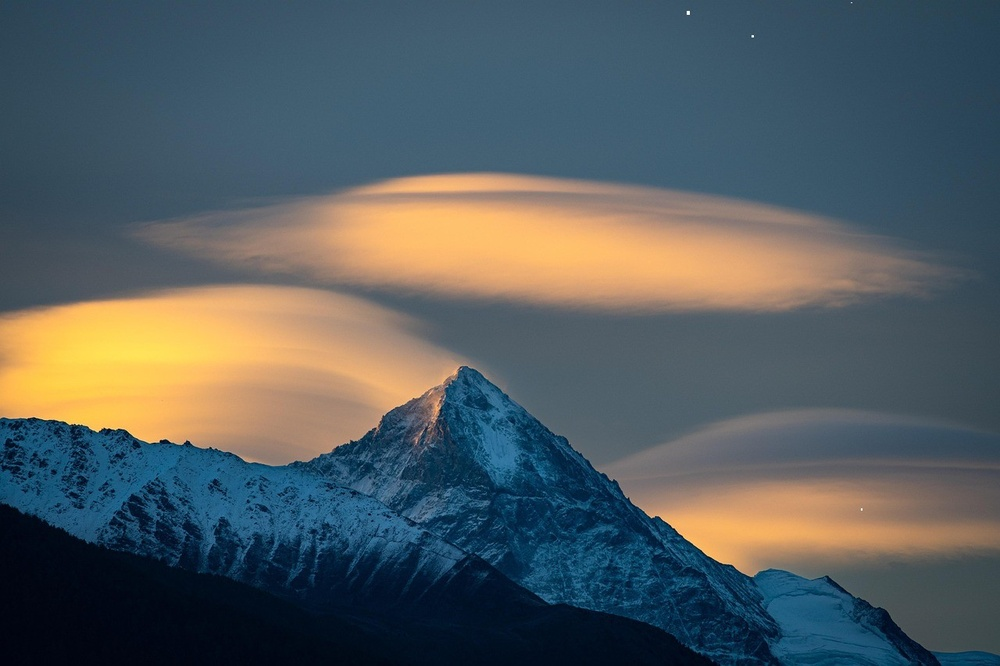
#> input picture Seminar1/1.jpeg, 1000 x 666 px, shrunk from 1280 x 853 before the run
$ python task1.py
#> lines starting #> are read from the running program, lines starting #| are printed output that depends on the picture
import numpy as np
from PIL import Image
import matplotlib
import matplotlib.pyplot as plt

matplotlib.use('TkAgg')

### image jpeg

img = Image.open('1.jpeg')
#> img is the input picture: PIL image 1000x666 RGB; mean R, G, B 83.9, 92.6, 95.4
#img.show() # not working
#plt.imshow(img)
#plt.axis('off')
#plt.show()

# shape: [height, width, channels])
img_array = np.asarray(img)
print(img_array.shape)
#| (666, 1000, 3)


### gif

gif = Image.open('Earth.gif')
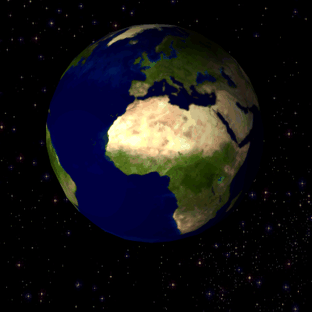
#> input picture Seminar1/Earth.gif, 312 x 312 px, shrunk from 400 x 400 before the run
#> gif is the input picture: PIL image 312x312 P; mean R, G, B 21.3, 20.8, 23

print(gif)
#| <PIL.GifImagePlugin.GifImageFile image mode=P size=312x312 at 0x7F80AB83B110>
print(gif.info)
#| {'version': b'GIF89a', 'background': 0, 'loop': 65535, 'duration': 90, 'extension': (b'NETSCAPE2.0', 795)}
print()

gif_array = np.array(gif)
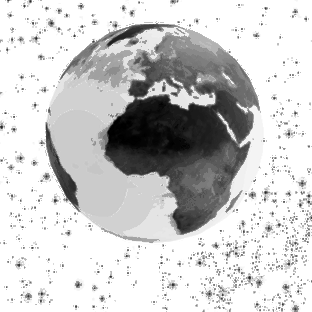
#> gif_array: shape (312, 312); min 0, max 255, mean 204.2

print("old gif:", gif_array.shape)
#| old gif: (312, 312)

if len(gif_array.shape) == 2:
    gif_array = np.stack([gif_array, gif_array, gif_array], axis=-1)
#> gif_array: shape (312, 312, 3)

print("new gif:", gif_array.shape)
#| new gif: (312, 312, 3)
new_gif = Image.fromarray(gif_array)
#plt.imshow(new_gif)
#plt.axis('off')
#plt.show()
